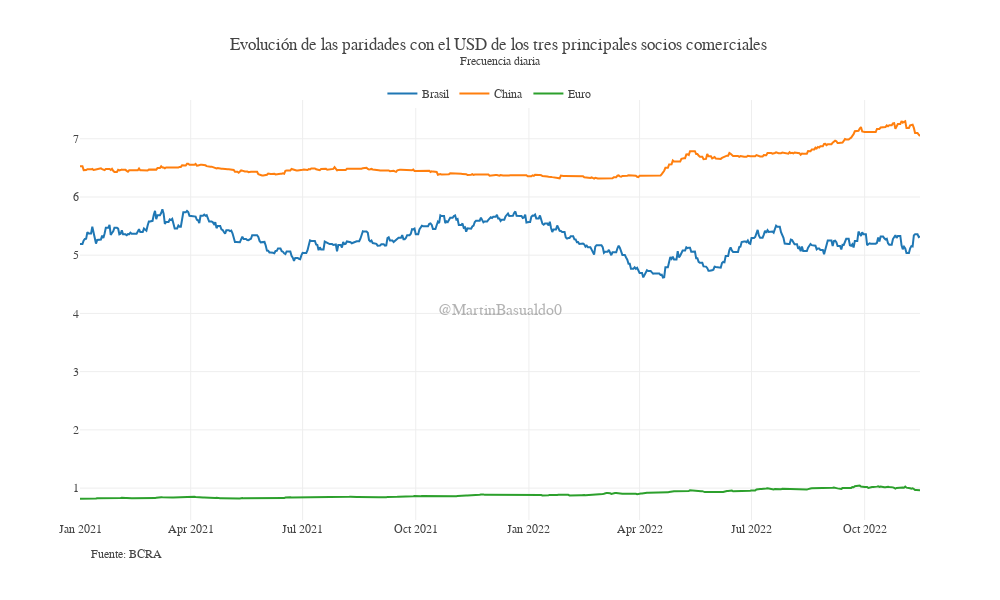

Notebook code for this chart:
### Code cell
def plot_tasa_deva(df=var_cotizaciones_usd, anio='2007', mes='01', dia='01'):
    idx = df[df.Período == f'{str(anio)}-{str(mes)}-{str(dia)}'].index[0]
    var_cotizaciones_usd = df[df.index >= idx].reset_index(drop=True)

    x = var_cotizaciones_usd["Período"]
    # Datos
    cotizaciones_plot = go.Figure()
    cotizaciones_plot.add_trace(go.Scatter(
        name="USD-Real", x=x, y=var_cotizaciones_usd["Brasil"], mode="lines"))
    cotizaciones_plot.add_trace(go.Scatter(
        name="USD-Yuan", x=x, y=var_cotizaciones_usd["China"], mode="lines"))
    # cotizaciones_plot.add_trace(go.Scatter(name = "ARS-USD", x=x, y=var_cotizaciones_usd["Argentina"], mode = "lines"))
    cotizaciones_plot.add_trace(go.Scatter(
        name="USD-Euro", x=x, y=var_cotizaciones_usd["Zona Euro"], mode="lines"))

    # Propiedades
    cotizaciones_plot.update_xaxes(showgrid=True)
    # cotizaciones_plot.update_yaxes(title_text="Tasa de devaluación", tickformat= ',.0%')
    cotizaciones_plot.update_yaxes(
        title_text="Tasa de devaluación", tickformat=',.0%')
    cotizaciones_plot.update_layout(separators=",.", font_family="Georgia",
                                    height=600, width=1000,
                                    template='none',
                                    title_text=f"Tasa de devaluación de las monedas de los tres principales socios comerciales <br><sup>Variación interanual con frecuencia mensual",
                                    legend=dict(yanchor="top", y=1.05, xanchor="left", x=0.36, orientation='h'))

    note = 'Fuente: BCRA'
    cotizaciones_plot.add_annotation(showarrow=False, text=note, font=dict(size=12), xref='paper', x=0.1, yref='paper', y=-0.1,
                                     xanchor='right', yanchor='auto', xshift=0, yshift=0,)

    # Marca de agua
    cotizaciones_plot.add_annotation(showarrow=False, text='@MartinBasualdo0', font=dict(size=16), font_family="arial", opacity=0.4,
                                     xref='paper', yref='paper', x=0.5, y=0.5)
    return cotizaciones_plot


def evolucion_monedas(df=cotizaciones_usd, anio='2006', mes='01', dia='01'):
    idx = df[df.Período == f'{str(anio)}-{str(mes)}-{str(dia)}'].index[0]
    cotizaciones_usd = df[df.index >= idx].reset_index(drop=True)
    x = cotizaciones_usd["Período"]

    # Datos
    cotizaciones_plot = go.Figure()
    cotizaciones_plot.add_trace(go.Scatter(name=f"Brasil", x=x, y=cotizaciones_usd["Brasil"], mode="lines"))
    cotizaciones_plot.add_trace(go.Scatter(name=f"China", x=x, y=cotizaciones_usd["China"], mode="lines"))
    cotizaciones_plot.add_trace(go.Scatter(name=f"Euro", x=x, y=cotizaciones_usd["Zona Euro"], mode="lines"))

    # Propiedades
    cotizaciones_plot.update_xaxes(showgrid=True)
    # cotizaciones_plot.update_yaxes(title_text="Tasa de devaluación")
    cotizaciones_plot.update_layout(separators=",.", font_family="Georgia",
                                    height=600, width=1000,
                                    template='none',
                                    title_text=f"Evolución de las paridades con el USD de los tres principales socios comerciales <br><sup>Frecuencia diaria",
                                    legend=dict(yanchor="top", y=1.05, xanchor="left", x=0.36, orientation='h'))

    note = 'Fuente: BCRA'
    cotizaciones_plot.add_annotation(showarrow=False, text=note, font=dict(size=12), xref='paper', x=0.1, yref='paper', y=-0.1,
                                     xanchor='right', yanchor='auto', xshift=0, yshift=0,)

    # Marca de agua
    cotizaciones_plot.add_annotation(showarrow=False, text='@MartinBasualdo0', font=dict(size=16), font_family="arial", opacity=0.4,
                                     xref='paper', yref='paper', x=0.5, y=0.5)
    return cotizaciones_plot


def indice_monedas(df=cotizaciones_usd, anio='2006', mes='01', dia='01'):
    idx = df[df.Período == f'{str(anio)}-{str(mes)}-{str(dia)}'].index[0]
    df = df[df.index >= idx].reset_index(drop=True)
    lista_paises=df.columns[1:]
    var_cotizaciones_usd = df.copy()
    base = var_cotizaciones_usd[var_cotizaciones_usd.Período == '2019-01-01'].index[0]
    for i in range(len(lista_paises)):
        var_cotizaciones_usd[lista_paises[i]] = var_cotizaciones_usd[lista_paises[i]
                                                                     ]/var_cotizaciones_usd[lista_paises[i]].iloc[base]*100
    # var_cotizaciones_usd.dropna(inplace=True)

    x = var_cotizaciones_usd["Período"]

    # Datos
    cotizaciones_plot = go.Figure()
    cotizaciones_plot.add_trace(go.Scatter(
        name="USD-Real", x=x, y=var_cotizaciones_usd["Brasil"], mode="lines"))
    cotizaciones_plot.add_trace(go.Scatter(
        name="USD-Yuan", x=x, y=var_cotizaciones_usd["China"], mode="lines"))
    # cotizaciones_plot.add_trace(go.Scatter(name = "ARS-USD", x=x, y=var_cotizaciones_usd["Argentina"], mode = "lines"))
    cotizaciones_plot.add_trace(go.Scatter(
        name="USD-Euro", x=x, y=var_cotizaciones_usd["Zona Euro"], mode="lines"))

    # Propiedades
    cotizaciones_plot.update_xaxes(showgrid=True)
    # cotizaciones_plot.update_yaxes(title_text="Tasa de devaluación", tickformat= ',.0%')
    cotizaciones_plot.update_yaxes(
        title_text="Base enero 2019=100")
    cotizaciones_plot.update_layout(separators=",.", font_family="Georgia",
                                    margin ={'b': 50,'l':50,'r':15},
                                    height=600, width=900,
                                    template='none',
                                    title_text=f"Evolución de las monedas de los tres principales socios comerciales <br><sup>índice simple con base enero 2019=100",
                                    legend=dict(yanchor="top", y=1.05, xanchor="left", x=0.3, orientation='h'))

    note = 'Fuente: BCRA'
    cotizaciones_plot.add_annotation(showarrow=False, text=note, font=dict(size=12), xref='paper', x=0.1, yref='paper', y=-0.09,
                                     xanchor='right', yanchor='auto', xshift=0, yshift=0,)

    # Marca de agua
    cotizaciones_plot.add_annotation(showarrow=False, text='@MartinBasualdo0', font=dict(size=16), font_family="arial", opacity=0.4,
                                     xref='paper', yref='paper', x=0.5, y=0.5)
    return cotizaciones_plot


# plot_tasa_deva(anio=1999)

evolucion_monedas(anio=2021,mes=1)

# indice_monedas(anio=2007)

### Figure 1 — Plotly figure (JSON) as saved in the notebook; plotly's stock layout.template omitted (floating-point values rounded to 4 significant figures; data arrays with more than 128 entries replaced by an {"elided": "..."} marker saying what was removed)
{"data": [{"mode": "lines", "name": "Brasil", "type": "scatter", "x": {"elided": "684 str values"}, "y": {"elided": "684 float values"}}, {"mode": "lines", "name": "China", "type": "scatter", "x": {"elided": "684 str values"}, "y": {"elided": "684 float values"}}, {"mode": "lines", "name": "Euro", "type": "scatter", "x": {"elided": "684 str values"}, "y": {"elided": "684 float values"}}], "layout": {"annotations": [{"font": {"size": 12}, "showarrow": false, "text": "Fuente: BCRA", "x": 0.1, "xanchor": "right", "xref": "paper", "xshift": 0, "y": -0.1, "yanchor": "auto", "yref": "paper", "yshift": 0}, {"font": {"family": "arial", "size": 16}, "opacity": 0.4, "showarrow": false, "text": "@MartinBasualdo0", "x": 0.5, "xref": "paper", "y": 0.5, "yref": "paper"}], "font": {"family": "Georgia"}, "height": 600, "legend": {"orientation": "h", "x": 0.36, "xanchor": "left", "y": 1.05, "yanchor": "top"}, "separators": ",.", "title": {"text": "Evolución de las paridades con el USD de los tres principales socios comerciales <br><sup>Frecuencia diaria"}, "width": 1000, "xaxis": {"showgrid": true}}}
